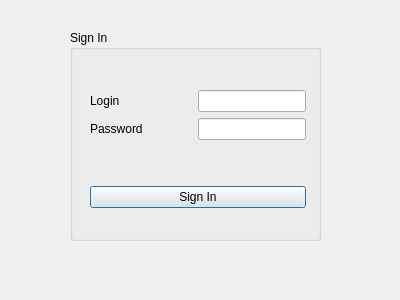
<?xml version="1.0" encoding="UTF-8"?>
<ui version="4.0">
 <class>signinwindow</class>
 <widget class="QDialog" name="signinwindow">
  <property name="geometry">
   <rect>
    <x>0</x>
    <y>0</y>
    <width>400</width>
    <height>300</height>
   </rect>
  </property>
  <property name="windowTitle">
   <string>Dialog</string>
  </property>
  <widget class="QGroupBox" name="groupBox">
   <property name="geometry">
    <rect>
     <x>70</x>
     <y>30</y>
     <width>251</width>
     <height>211</height>
    </rect>
   </property>
   <property name="title">
    <string>Sign In</string>
   </property>
   <widget class="QWidget" name="layoutWidget">
    <property name="geometry">
     <rect>
      <x>20</x>
      <y>60</y>
      <width>216</width>
      <height>118</height>
     </rect>
    </property>
    <layout class="QVBoxLayout" name="verticalLayout">
     <item>
      <layout class="QHBoxLayout" name="horizontalLayout_3">
       <item>
        <widget class="QLabel" name="labelLogin">
         <property name="text">
          <string>Login</string>
         </property>
        </widget>
       </item>
       <item>
        <spacer name="horizontalSpacer_3">
         <property name="orientation">
          <enum>Qt::Horizontal</enum>
         </property>
         <property name="sizeHint" stdset="0">
          <size>
           <width>40</width>
           <height>20</height>
          </size>
         </property>
        </spacer>
       </item>
       <item>
        <widget class="QLineEdit" name="lineLogin"/>
       </item>
      </layout>
     </item>
     <item>
      <layout class="QHBoxLayout" name="horizontalLayout_4">
       <item>
        <widget class="QLabel" name="labelPassword">
         <property name="text">
          <string>Password</string>
         </property>
        </widget>
       </item>
       <item>
        <spacer name="horizontalSpacer_4">
         <property name="orientation">
          <enum>Qt::Horizontal</enum>
         </property>
         <property name="sizeHint" stdset="0">
          <size>
           <width>40</width>
           <height>20</height>
          </size>
         </property>
        </spacer>
       </item>
       <item>
        <widget class="QLineEdit" name="linePassword"/>
       </item>
      </layout>
     </item>
     <item>
      <spacer name="verticalSpacer">
       <property name="orientation">
        <enum>Qt::Vertical</enum>
       </property>
       <property name="sizeHint" stdset="0">
        <size>
         <width>20</width>
         <height>20</height>
        </size>
       </property>
      </spacer>
     </item>
     <item>
      <layout class="QHBoxLayout" name="horizontalLayout_5">
       <item>
        <widget class="QPushButton" name="buttonSignIn">
         <property name="text">
          <string>Sign In</string>
         </property>
         <property name="autoDefault">
          <bool>false</bool>
         </property>
         <property name="default">
          <bool>true</bool>
         </property>
        </widget>
       </item>
      </layout>
     </item>
    </layout>
   </widget>
  </widget>
 </widget>
 <resources/>
 <connections/>
</ui>
